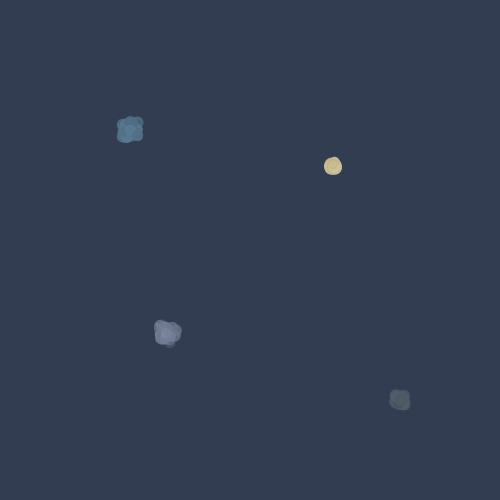
Frame 1 (no input)
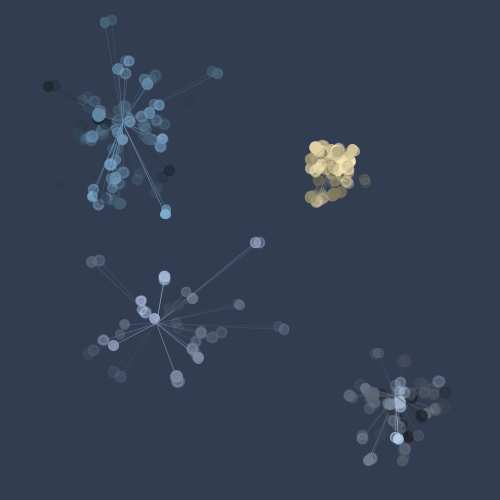
Frame 60 (the mouse pressed at the canvas centre just before this capture)
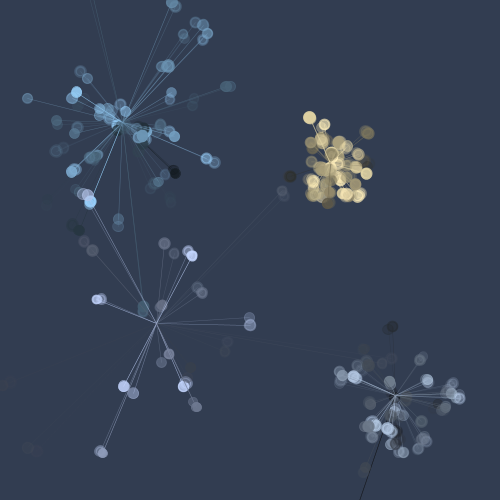
Frame 120 (the mouse held since frame 60 and released just before this capture)

The Processing sketch that drew these frames (run headless with seeded random() and noise(); from frame 60 on, the mouse is pressed at the canvas centre):

// Processing sketch: processing_116499
// ── processing_116499.pde

Cell[] myCells = new Cell [160];//161 cells
Cell[][] allCells = new Cell[5][160]; 

Cell myCell;
 
void setup() {
  size(500,500);
  colorMode(HSB, 360, 100, 100, 100);
  frameRate(15); // slow down the frame rate
  smooth();
  for(int i = 0; i < myCells.length; i++){
    myCells[i] = new Cell();
    if (i <40){ // cells 0-39 to positionA (400,400)
      myCells[i].setPosition(400,400,214,21,39,5);//(xl, yl, cH, cS, cB, v)
    }
    if ((i >=40) && (i<85)){ //cells40-84 to positionB (130,130)
      myCells[i].setPosition(130,130,206,40,55,8);
    }
    if ((i>=85)&&(i<141)){//cells 85-139 to positionC(130,400)
      myCells[i].setPosition(2*width/3, height/3,46,27,78,3);
    }
  }
  for(int i = 0; i < 5; i++){
    allCells[i] = myCells;
  }
}
 
void draw(){
  background(219,38,32);//background colour
  for(int i = 1; i < 5; i++){
    allCells[i] = allCells[i-1];
  }
  for(int i = 0; i<myCells.length; i++){
    myCells[i].doItAll();
  }
    allCells[0] = myCells;
}
class Cell {
 
  float xlocation;
  float ylocation;
  float variance;
  float cHue, cSat, cBri, cAlph;
  float lineweight;
  float pxlocation;
  float pylocation;
  float dia;
 
 
  Cell() {//original colony
    xlocation = width/3;
    ylocation = 2*height/3;
    dia= 10;
    cHue=221;
    cSat = 23;
    cBri = 58;
    cAlph=random(20, 100);
    lineweight = 0.5;
    variance = 10;
    pxlocation = xlocation - variance;
    pylocation = ylocation - variance;
  }
 
  void display() {
    stroke(cHue, cSat, cBri, cAlph);
    strokeWeight(lineweight);
    fill(cHue, cSat, cBri, cAlph);
    ellipse(xlocation, ylocation, dia, dia);
    strokeWeight(0.5);
    line(xlocation, ylocation, pxlocation, pylocation);
   
  }
  
  
  void decreaseAlpha() {
    cAlph =  cAlph / 2;// divided by 4 (fades)
    cBri = cBri *1.1; 
  }
  
  void increaseAlpha() {
    cAlph =  cAlph* 2; // back to original value of alpha
    cBri = cBri / 1.1;
  }
  
  void doItAll(){
    this.decreaseAlpha();//decrease alpha, decrease opacity, increases brightness
    this.display();    // display self
    this.update();    // update cell
    this.increaseAlpha(); // increase alpha, increase opacity, decreases brightness
    this.display();    // display self again, more opaque
    
  }
 
  void update() {//changing values here will mean that the values are updated each frame
    xlocation += random(-variance, variance);
    ylocation += random(-variance, variance);
    lineweight= random(0.5, 3);
    dia+= random(-0.01* variance, 0.01* variance);
    cBri+=random(-5, 5);
    if (cBri<=5) {
      cBri=100;
    }
  }
 
  void setPosition(float xl, float yl, float cH, float cS, float cB, float v) {
    /* this allows me to create many colonies with minimum code
     by giving value to the fields outside of the Cell class
     */
 
    xlocation = xl;
    ylocation = yl;
    cHue = cH;
    cSat = cS;
    cBri = cB;
    variance = v;
    pxlocation = xl - v;
    pylocation = yl - v;
  }
}
